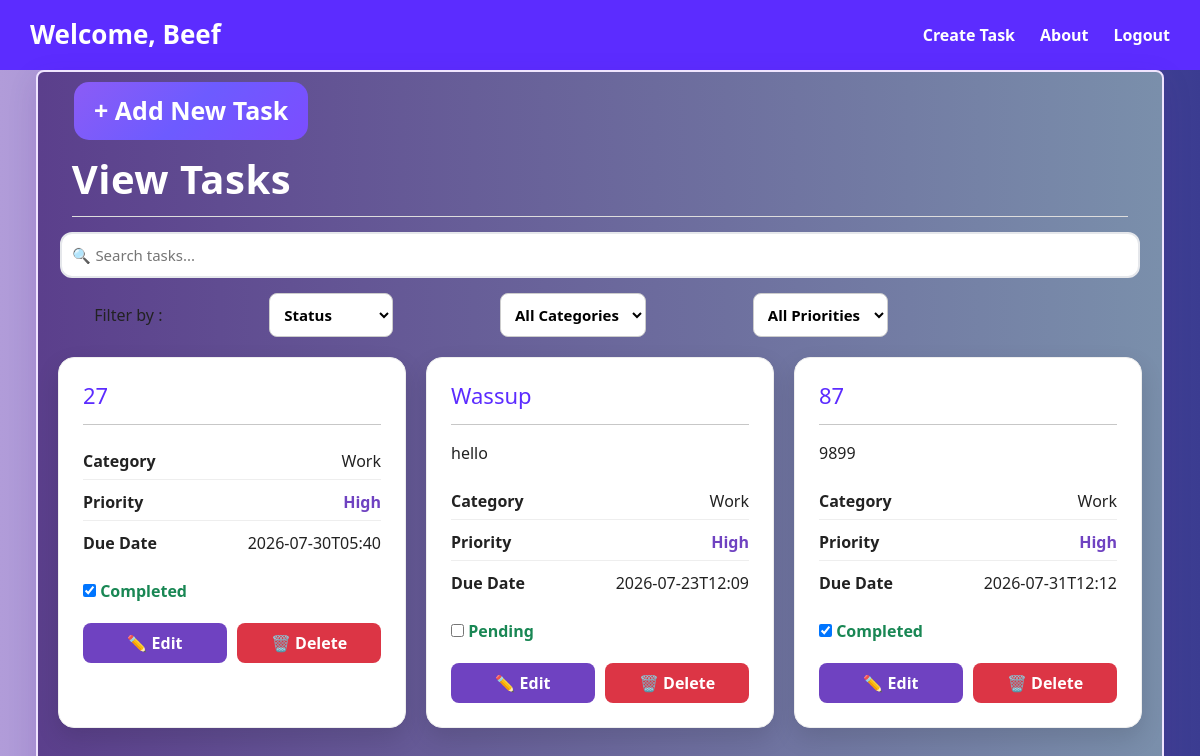
The page /tasks (signed in) on the database as committed earlier.
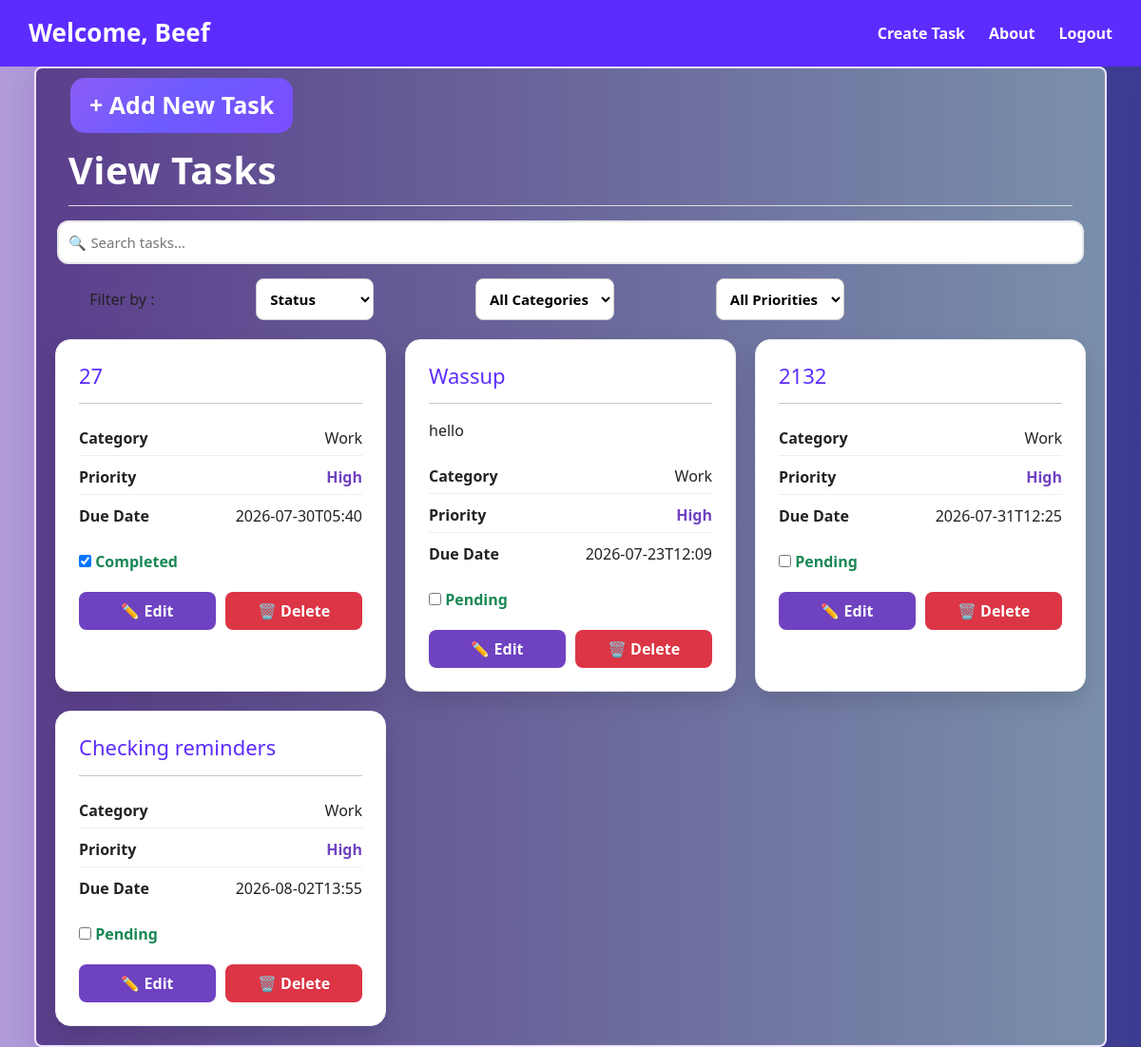
The same page on the database as committed later.
### tables this page shows
CREATE TABLE tasks (
    id INTEGER PRIMARY KEY AUTOINCREMENT,
    title TEXT NOT NULL,
    description TEXT,
    category TEXT,
    priority TEXT,
    due_date TEXT,
    status TEXT DEFAULT 'Pending'
, user_id INTEGER, reminder_sent INTEGER DEFAULT 0);

### app.py (the view)
@app.route("/tasks")
def view_tasks():
    if "user_id" not in session:
        return redirect(url_for("login"))
    connection = sqlite3.connect("database.db")
    connection.row_factory = sqlite3.Row
    cursor = connection.cursor()
    cursor.execute(
    "SELECT * FROM tasks WHERE user_id=?",
    (session["user_id"],)
)
    tasks = cursor.fetchall()
    connection.close()
    return render_template("view_task.html", tasks=tasks)

### templates/view_task.html (shortened to what this page needs)
<!DOCTYPE html>
<html lang="en">
<head>
    <link href="https://cdn.jsdelivr.net/npm/bootstrap@5.3.3/dist/css/bootstrap.min.css" rel="stylesheet">
    <link rel="stylesheet" href="{{ url_for('static', filename='view_task.css') }}">
</head>
<body class="gallery2">
    <header class="header">
        <h1 class="logo">Welcome, {{ session["first_name"] }}</h1>
        <nav class="navbar">
            <a href="/create">Create Task</a>
            <a href="/about">About</a>
            <a href="{{ url_for('logout') }}" class="logout-btn">Logout</a>
        </nav>
    </header>
    <div class="container2">
        <a href="/create" class="new-task">
            + Add New Task
        </a>
        <div class="view-task">
            <h1>View Tasks</h1>
        </div>
        <div class="search-container">
            <input
                type="text"
                id="searchInput"
                class="search-input"
                placeholder="🔍 Search tasks...">
        </div>
        <div class="filter-tabs">
            <span>Filter by :</span>
            <select>
                <option value="" selected disabled>Status</option>
            </select>
            <select>
                <option value="" selected disabled>All Categories</option>
            </select>
            <select>
                <option value="" selected disabled>All Priorities</option>
            </select>
        </div>
        <div class="task-container">
            {% for task in tasks %}
            <div class="task-card">
                <h3>{{ task["title"] }}</h3>
                <hr>
                <p>{{ task["description"] }}</p>
                <div class="task-details">
                    <div class="detail-row">
                        <strong>Category</strong>
                        <span>{{ task["category"] }}</span>
                    </div>
                    <div class="detail-row">
                        <strong>Priority</strong>
                        <span class="priority">{{ task["priority"] }}</span>
                    </div>
                    <div class="detail-row">
                        <strong>Due Date</strong>
                        <span>{{ task["due_date"] }}</span>
                    </div>
                </div>
                <form action="{{ url_for('complete_task', id=task['id']) }}" method="POST">
                    <input
                        type="checkbox"
                        onchange="this.form.submit()"
                        {% if task["status"] == "Completed" %}checked{% endif %}>
                    <span class="status">
                        {{ task["status"] }}
                    </span>
                </form>
                <div class="task-actions">
                    <button
                        type="button"
                        class="edit-btn"
                        onclick="editTask({{ task['id'] }})">
                        ✏ Edit
                    </button>
                    <button
                        type="button"
                        class="delete-btn"
                        onclick="deleteTask({{ task['id'] }})">
                        🗑 Delete
                    </button>
                </div>
            </div>
            {% endfor %}
        </div>
    </div>
</body>
</html>

### static/view_task.css (style rules this page uses)
body.gallery2 { background: linear-gradient(to right, #B19CD9, #3B3C91); color: #222; }
.header { display:flex; justify-content:space-between; align-items:center; padding:15px 30px; background:#5c2cff; color:white; }
.logo { margin:0; font-size:26px; font-weight:bold; }
.navbar { display:flex; gap:25px; }
.navbar a { color:white; text-decoration:none; font-weight:600; transition:.3s; }
.container2 { background: linear-gradient(to left, #7a8fab , #5b3f8c); border: 2px solid #EFE4FF; box-shadow: 0 10px 30px rgba(75, 0, 130, 0.12); width:94%; min-height:100vh; margin:auto; border-radius:8px; overflow:visible; }
.new-task { background: linear-gradient(135deg, #8B5CF6 0%, #6D5BFF 50%, #7C4DFF 100%); color: white; width: fit-content; padding: 10px 20px; margin: 10px 15px; display: flex; justify-content: center; align-items: center; font-size: 15px; font-weight: 600; border-radius: 10px; text-decoration: none; }
@media (min-width: 764px) { .new-task { margin-left: 3vw; font-size: 25px; border-radius: 15px; transition:.3s; } }
.view-task { width: 94%; margin: auto; margin-top: 15px; border-bottom: 1px solid #ddd; padding-bottom: 5px; display: flex; justify-content: space-between; align-items: center; }
.view-task h1 { color:white; font-weight:700; letter-spacing:.5px; }
.search-container { width: 96%; margin: 15px auto; }
.search-input { width: 100%; padding: 10px; border: 2px solid #E5E7EB; border-radius: 12px; font-size: 15px; outline: none; transition: all 0.3s ease; background: #fff; }
.filter-tabs { display: none; }
@media (min-width:768px) { .filter-tabs { display: flex; align-items: center; margin-left: 5%; gap: 10%; } }
@media (min-width:768px) { .filter-tabs select { padding:10px; font-size: 15px; font-weight: 600; border:1px solid #ccc; border-radius:8px; background:#fff; } }
.task-container { display:grid; grid-template-columns:repeat(auto-fit,minmax(320px,1fr)); gap:20px; padding:20px; }
.modal-content input, textarea, select { padding:10px; border-radius:6px; }
.task-card { background:#fff; border-radius:16px; padding:24px; box-shadow:0 10px 25px rgba(0,0,0,.12); border:1px solid #eee; transition: transform .3s ease, box-shadow .3s ease; }
.task-card h3 { margin-bottom: 15px; color:#5c2cff; font-size: 22px; }
.task-card p { margin:8px 0; }
.task-details { display:flex; flex-direction:column; gap:4px; margin:18px 0; }
.detail-row { display:flex; justify-content:space-between; align-items:center; padding:6px 0; border-bottom:1px solid #eee; }
.detail-row:last-child { border-bottom:none; }
.task-actions { display:flex; justify-content:space-between; align-items:center; margin-top:20px; gap:10px; }
.task-actions button { padding:8px 18px; border:none; border-radius:8px; cursor:pointer; flex: 1; font-weight: 600; }
.edit-btn { background:#6f42c1; color:white; transition:.25s; }
.delete-btn { background:#dc3545; color:white; transition:.25s; }
.priority { color:#6f42c1; font-weight:700; }
.status { color:#198754; font-weight:700; }

Rows that differ between the two databases and show on the page:
removed tasks: title "87", description "9899", category "Work", priority "High", due_date "2026-07-31T12:12", status "☑", status "Completed"
added tasks: title "2132", category "Work", priority "High", due_date "2026-07-31T12:25", status "Pending"
added tasks: title "Checking reminders", category "Work", priority "High", due_date "2026-08-02T13:55", status "Pending"
